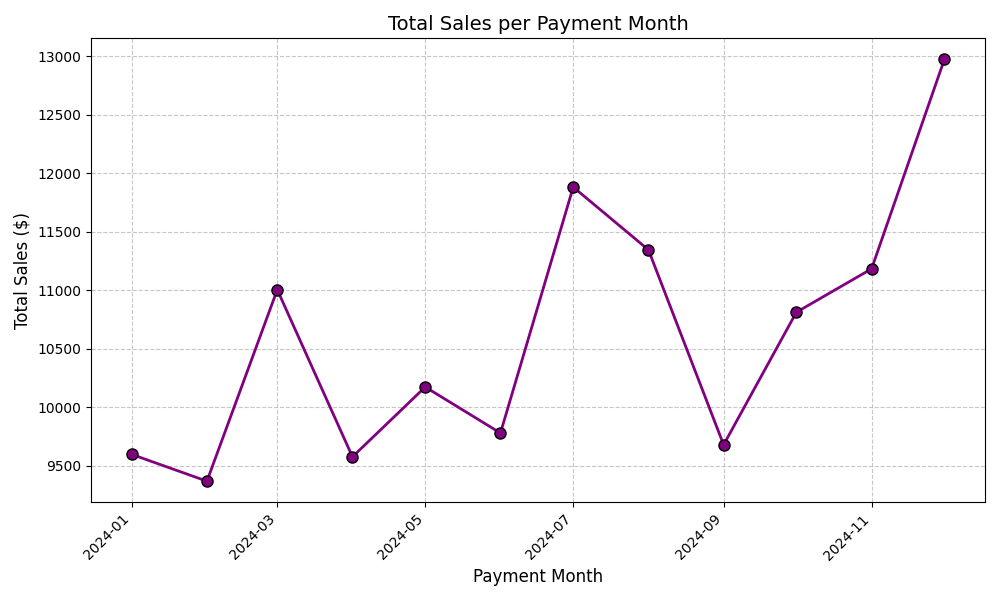

Python code for this plot:
import pandas as pd
import matplotlib.pyplot as plt

# Data
data = {
    "Payment Month": [
        "2024-12", "2024-07", "2024-08", "2024-11", "2024-03",
        "2024-10", "2024-05", "2024-06", "2024-09", "2024-01", 
        "2024-04", "2024-02", "2025-01"
    ],
    "Total Sales": [
        12974.09, 11882.95, 11346.62, 11184.28, 11005.50, 
        10813.17, 10174.28, 9780.47, 9680.27, 9598.17, 
        9577.24, 9369.06, 1693.26
    ]
}

# Create DataFrame
df = pd.DataFrame(data)

# Convert 'Payment Month' to datetime
df['Payment Month'] = pd.to_datetime(df['Payment Month'], format='%Y-%m')

# Remove data for the year 2025
df = df[df['Payment Month'].dt.year != 2025]

# Sort by 'Payment Month'
df = df.sort_values('Payment Month')

# Plotting the line graph
plt.figure(figsize=(10, 6))

# Create the line graph
plt.plot(df['Payment Month'], df['Total Sales'], color='purple', marker='o', linestyle='-', markersize=8, linewidth=2, markeredgecolor='black')

# Chart details
plt.title("Total Sales per Payment Month", fontsize=14)
plt.xlabel("Payment Month", fontsize=12)
plt.ylabel("Total Sales ($)", fontsize=12)
plt.xticks(rotation=45, ha='right')
plt.yticks()
plt.grid(True, linestyle='--', alpha=0.7)

# Show the plot
plt.tight_layout()
plt.show()
